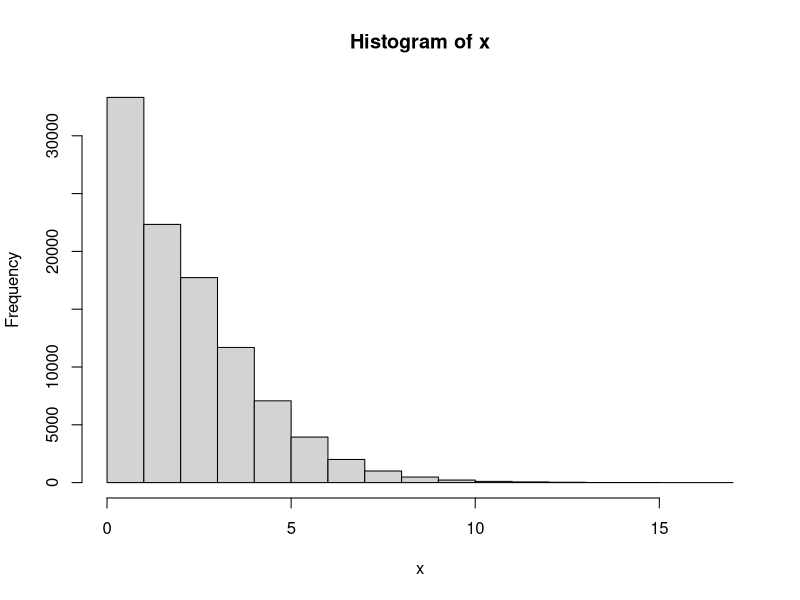

Source code (R):
# D20 to D12
# If I roll a D20 to progressively eliminate records from a list,
# how many times will I roll higher than the number remaining
# before I get to the next dice (a d12)?

N <- 100000
x = rep(0,N)
for (i in 1:N){
  too_big <- 0
  remaining <- 20
  
  while(remaining >12){
    d20 <- sample.int(20,size=1)
    if (d20<remaining){
      remaining <- remaining -1
    } else {
      too_big <- too_big +1
    }
  }
  x[i] = too_big
}

summary(x)
table(x)
table(x) / N
hist(x)


